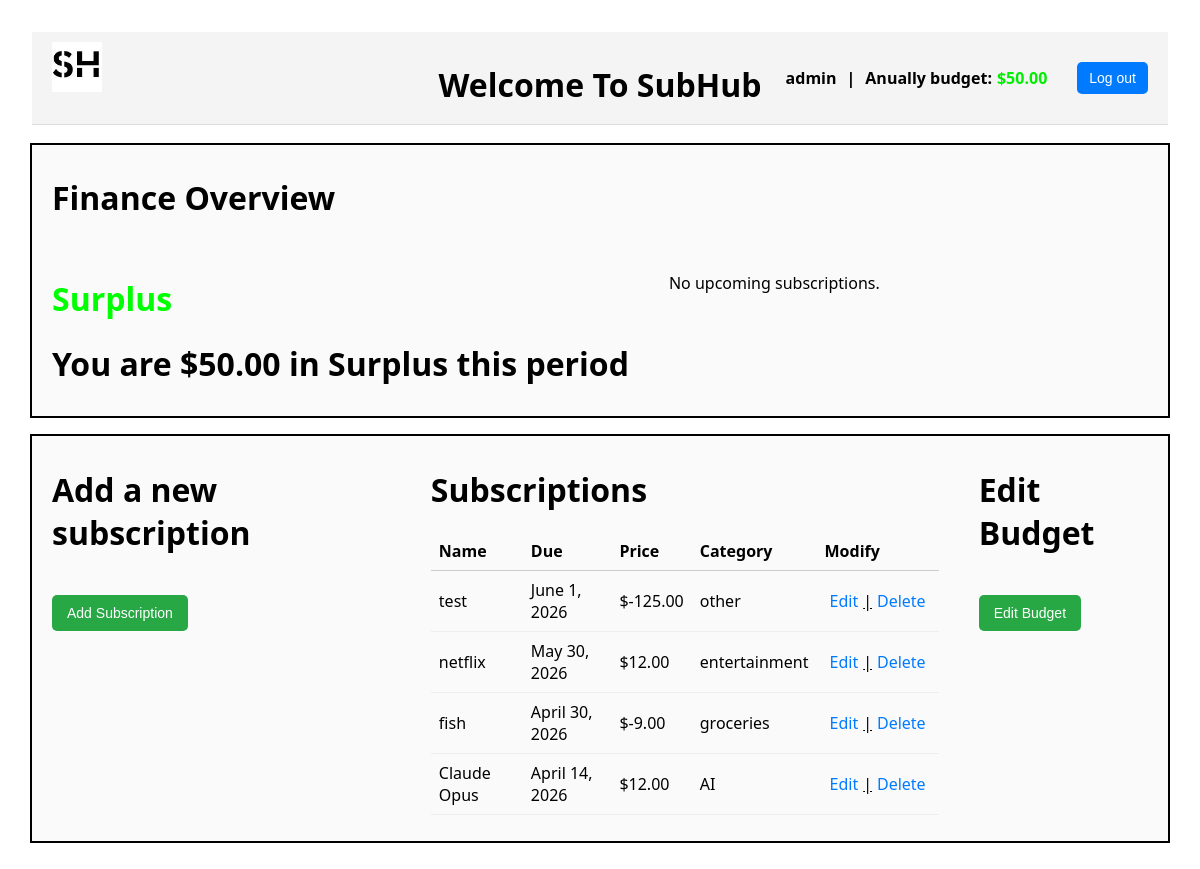
Page /subhub/ (signed in) on the earlier database version.
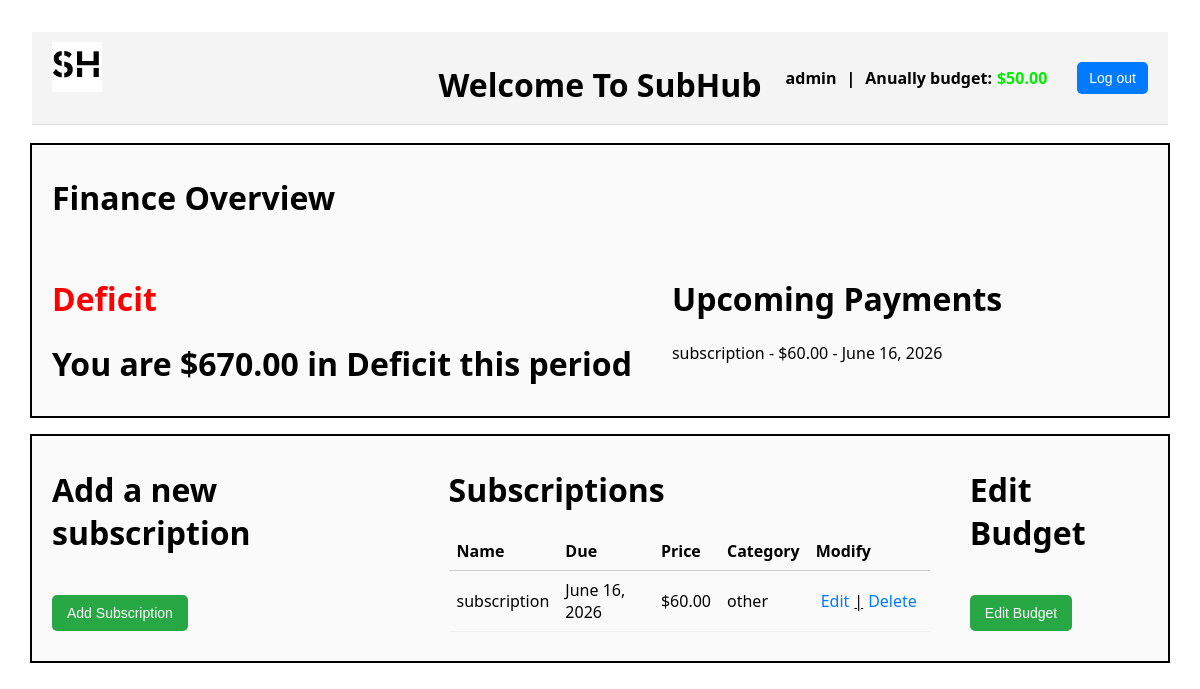
Same page on the later database version.
### users/models.py (models this page shows, shortened)
class Profile(models.Model):
    user = models.OneToOneField(User, on_delete=models.CASCADE, related_name="profile")
    balance = models.DecimalField(max_digits=10, decimal_places=2, default=0, blank=True) # User's current balance
    class reocurrance(models.TextChoices):
        Daily = 'Daily', 'Daily'
        Weekly = 'Weekly', 'Weekly'
        Biweekly = 'Biweekly', 'Biweekly'
        Monthly = 'Monthly', 'Monthly'
        Trimonthly = 'Trimonthly', 'Trimonthly'
        Biyearly = 'Biyearly', 'Biyearly'
        Anual = 'Anual', 'Anual'
    reocurrance = models.CharField(
        max_length=20,
        choices=reocurrance.choices,
        db_index=True,
    )

### subhub/models.py (models this page shows, shortened)
class Subscription(models.Model): # Subscription model | Needed to track every users subscriptions
    name = models.CharField(max_length=40)
    user = models.ForeignKey(User, related_name='Subscriptions', on_delete=models.CASCADE)
    price = models.DecimalField(max_digits =10, decimal_places=2, validators=[MinValueValidator(0.01)]) # MinValueValidator added to ensure negative subscription prices arent possible
    created_on = models.DateTimeField(auto_now_add=True)
    class reocurrance(models.TextChoices):
        Daily = 'Daily', 'Daily'
        Weekly = 'Weekly', 'Weekly'
        Biweekly = 'Biweekly', 'Biweekly'
        Monthly = 'Monthly', 'Monthly'
        Trimonthly = 'Trimonthly', 'Trimonthly'
        Biyearly = 'Biyearly', 'Biyearly'
        Anually = 'Anually', 'Anually'
    class category(models.TextChoices):
        fixed = 'fixed', 'fixed'
        entertainment = 'entertainment', 'entertainment'
        groceries = 'groceries', 'groceries'
        AI = 'AI', 'AI'
        education = 'education', 'education'
        loans = 'loans', 'loans'
        other = 'other', 'other'
    due_date = models.DateField()
    reocurrance = models.CharField(
        max_length=20,
        choices=reocurrance.choices,
        db_index=True,
    )
    category = models.CharField(
        max_length=20,
        choices=category.choices,
        db_index=True,
    )

### subhub/views.py (the view)
# urls.py: 2. Add a URL to urlpatterns:  path('', views.home, name='home')
@login_required(login_url='users:login')
def home(request):
    now = timezone.now()
    current_app = "subhub"
    delta = ReocurranceDict.get(request.user.profile.reocurrance, relativedelta(years=1)) # The relativedelta at the end is a fallback for if the user does not have a budget
    end = now + delta
    upcoming = Subscription.objects.filter(
        user=request.user,
        due_date__gte=now,
        due_date__lte=end,
    )
    total_cost = 0  # Start with zero total cost
    for sub in upcoming:  # For each subscription in the upcoming queryset/list
        interval = ReocurranceDict.get(sub.reocurrance, relativedelta(years=1))  # Get the recurrence interval for this subscription
        count = 0  # counter for how many times the subscription occurs within the time frame
        current = now  # Start at the beginning of the window
        while current < end:  # As long as the current date is before the end of the window
            count += 1  # increase count by one
            current += interval  # Move the current date forward by the recurrence interval
        total_cost += sub.price * count  # Add the price of this subscription, multiplied by how many times it recurs, to the total cost
        upcomingcost = sum(s.price for s in upcoming) # sum used to calculate the add of all of the subscriptions in upcoming together
    balance = request.user.profile.balance
    sd = balance - total_cost  # SD is surplus or deficit calculations
    if sd >= 0:
        financestatusName = "Surplus"
    if sd < 0:
        financestatusName = "Deficit"
        sd = sd - (sd + sd) # Swaps negative number to positive
    subscriptions = Subscription.objects.filter(
        user=request.user
    ).order_by('-due_date')
    context = {        # Context system means less clutter in the return render
        'current_app' : current_app,
        'subscriptions' : subscriptions,
        "upcoming" : upcoming,
        "sd" : sd,
        "financestatusName" : financestatusName,
    }
    return render(request, "subhub/home.html", context) # Current app added to return so we can determine what page we are on

### subhub/templates/subhub/home.html (shortened to what this page needs)
{% extends 'subhub/base.html' %}
{% load static %}
{% block content %}
<!DOCTYPE html>
<html lang="en">
<head>
    <link rel="stylesheet" href="{% static 'subhub/styles.css' %}">
</head>
<body>
<div class="overview">
{% if current_app == "subhub" %}
<h1>Finance Overview</h1>
    <div class ="contents">
        {% if request.user.profile.balance %}
        <div class ="surplusDefecit">
            {% if financestatusName == "Deficit" %}
            <h1 style="color: red;";>{{ financestatusName }}</h1>
            {% else %}
            <h1 style="color: rgb(0, 255, 0);";>{{ financestatusName }}</h1>
            {% endif %}
            <h1>You are ${{ sd }} in {{ financestatusName }} this period</h1>
        </div>
        <div class ="upcomingPayments">
            {% if upcoming %}
            <h1>Upcoming Payments</h1>
            {% endif %}
            {% for sub in upcoming %}
            <p>{{ sub.name }} - ${{ sub.price }} - {{ sub.due_date }}</p>
            {% empty %}
            <p>No upcoming subscriptions.</p>
            {% endfor %}
        {% endif %}
        </div>
    </div>
{% endif %}
</div>
<div class="main">
    {% if current_app == "subhub" %}
    <div class ="addsub">
        <h1>Add a new subscription</h1>
        <form method="get" action="{% url 'subhub:add_subscription' %}">
        <button type="submit">Add Subscription</button>
        </form>
    </div>
    {% endif %}
    {% if current_app == "subhub" %}
    <div class ="viewsubs">
        <h1>Subscriptions</h1>
        <div style="max-height: 300px; overflow-y: auto; margin-bottom: 16px;">
            <table style="border-collapse: collapse; width: 100%;">
                <thead>
                    <tr>
                        <th style="border-bottom: 1px solid #ccc; text-align: left; padding: 8px;">
                            Name
                        </th>
                        <th style="border-bottom: 1px solid #ccc; text-align: left; padding: 8px;">
                            Due
                        </th>
                        <th style="border-bottom: 1px solid #ccc; text-align: left; padding: 8px;">
                            Price
                        </th>
                        <th style="border-bottom: 1px solid #ccc; text-align: left; padding: 8px;">
                            Category
                        </th>
                        <th style="border-bottom: 1px solid #ccc; text-align: left; padding: 8px;">
                            Modify
                        </th>
                    </tr>
                </thead>
                <tbody>
                {% for sub in subscriptions %}
                    <tr>
                        <td style="padding: 8px; border-bottom: 1px solid #eee;">
                            {{ sub.name }}
                        </td>
                        <td style="padding: 8px; border-bottom: 1px solid #eee;">
                            {{ sub.due_date }}
                        </td>
                        <td style="padding: 8px; border-bottom: 1px solid #eee;">
                            ${{ sub.price }}
                        </td>
                        <td style="padding: 8px; border-bottom: 1px solid #eee;">
                            {{ sub.category }}
                        </td>
                        <td style="padding: 8px; border-bottom: 1px solid #eee;">
                            <div class = "flex">
                                <a href="{% url 'subhub:edit_subscription' sub.id %}">Edit</a>
                                <div class = lineadjustment><u> | </u></div>
                                <a href="{% url 'subhub:delete_subscription' sub.id %}" onclick="return confirm('Are you sure?')">Delete</a>
                            </div>
                        </td>
                    </tr>
                {% empty %}
                    <tr>
                        <td colspan="3" style="padding: 8px;">
                            No subscriptions to display.
                        </td>
                    </tr>
                {% endfor %}
            </tbody>
            </table>
        </div>
    </div>
    {% endif %}
    {% if current_app == "subhub" %}
    <div class = "Budget">
        {% if request.user.profile.balance %}
        <h1>Edit Budget</h1>
        <form method="get" action="{% url 'users:edit_budget' %}">
        <button type="submit">Edit Budget</button>
        </form>
        {% endif %}
    </div>
    {% endif %}
</div>
</body>
</html>
{% endblock %}

### subhub/templates/subhub/base.html (shortened to what this page needs)
{% load static %}
<!DOCTYPE html>
<html lang="en">
<head>
<link rel="stylesheet" href="{% static 'subhub/styles.css' %}">
</head>
<div class="header">
        <div class="logo">
            <img src="{% static 'subhub/logo_90.jpg' %}" alt="Logo">
        </div>
        <div class="page">
            {% if current_app == "subhub" %}
            <h1>Welcome To SubHub</h1>
            {% endif %}
        </div>
        {% if request.user.is_authenticated %}
        <div class="user-info">
            <span>{{ request.user.username }}</span>
            {% if request.user.profile.balance %}
            <span>|</span>
                <span>{{ request.user.profile.reocurrance }} budget:</span>
                <span style ="color: rgb(0, 238, 0); margin-left: -5px;">${{ request.user.profile.balance }}</span>
            {% endif %}
        {% endif %}
            {% if request.user.is_authenticated %}
            <form action="{% url 'users:logout' %}" method="post" style="margin: 0; margin-left: 20px;">
                <button type="submit">Log out</button>
            </form>
            {% else %}
            <button type="submit" style="visibility: hidden; margin-left: 20px;">Log Out</button>
            {% endif %}
        </div>
    </div>
<main>
    {% block content %}
    {% endblock %}
</main>

### subhub/static/subhub/styles.css (style rules this page uses)
.header { display: flex; justify-content: space-between; align-items: flex; background-color: #f4f4f4; padding: 10px 20px; border-bottom: 1px solid #ddd; }
.overview { display: flex; margin-top: 20px; gap: 40px; align-items: flex-start; padding: 10px 20px; background-color: #fafafa; outline: 2px solid rgb(0, 0, 0); flex-direction: column; }
.contents { display: flex; margin-top: -25px; gap: 40px; align-items: flex-start; background-color: #fafafa; flex-direction: row; }
.page { position: absolute; left: 50%; transform: translate(-50%); }
.main { display: flex; margin-top: 20px; gap: 40px; align-items: flex-start; padding: 10px 20px; background-color: #fafafa; outline: 2px solid rgb(0, 0, 0); }
.logo img { max-height: 50px; }
.lineadjustment { margin-top: 5px; }
.flex { display: flex; align-items: flex-start; }
.user-info { display: flex; align-items: center; font-size: 16px; }
.user-info span { margin-right: 10px; font-weight: bold; }
.user-info button { background-color: #007BFF; color: white; border: none; padding: 8px 12px; cursor: pointer; border-radius: 5px; font-size: 14px; }
button { background-color: #28a745; color: white; border: none; padding: 10px 15px; cursor: pointer; border-radius: 5px; font-size: 14px; margin-top: 20px; margin-bottom: 20px; }
a { color: #007BFF; text-decoration: none; padding: 5px }
body { font-family: system-ui, -apple-system, Segoe UI, Roboto, Arial, sans-serif; margin: 2rem; }

Differences in the rows shown:
removed Subscription: name "test", due_date "June 1, 2026", price "-125.00", category "other", shown under "Subscriptions"
removed Subscription: name "netflix", due_date "May 30, 2026", price "12.00", category "entertainment", shown under "Subscriptions"
removed Subscription: name "fish", due_date "April 30, 2026", price "-9.00", category "groceries", shown under "Subscriptions"
removed Subscription: name "Claude Opus", due_date "April 14, 2026", price "12.00", category "AI", shown under "Subscriptions"
added Subscription: name "subscription", price "60.00", due_date "June 16, 2026", category "other"
Other differences:
{{ financestatusName }}: (not shown) → "Deficit"
{{ sd }}: "50.00" → "670.00"
{{ financestatusName }}: "Surplus" → "Deficit"
{{ financestatusName }}: "Surplus" → (not shown)
text no longer shown: "No upcoming subscriptions."
text now shown: "Upcoming Payments"
